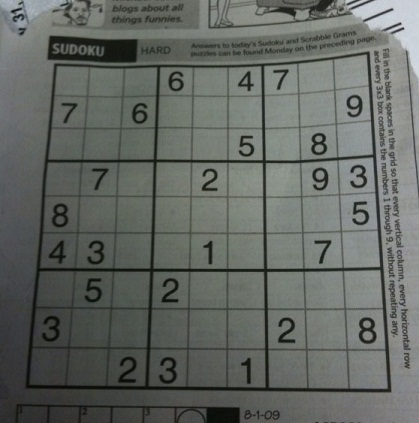
#> input picture opencv/data/dave.jpg, 419 x 423 px
$ python p054_adaptive_threshold.py
#> lines starting #> are read from the running program, lines starting #| are printed output that depends on the picture; after the words box and inside, x2 and y2 are one past the last pixel; in counts of white or black regions, pixels touching at a corner belong together
# coding: utf-8

import cv2
import numpy as np
from matplotlib import pyplot as plt

img = cv2.imread('./data/dave.jpg',0)
#> img: shape (423, 419); min 5, max 218, mean 101.9
img = cv2.medianBlur(img,5)
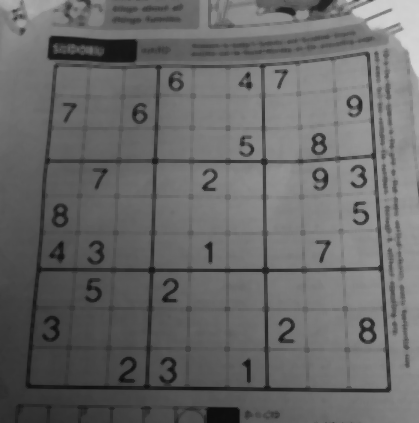
#> img: shape (423, 419); min 12, max 214, mean 103.7

ret,th1 = cv2.threshold(img,127,255,cv2.THRESH_BINARY)
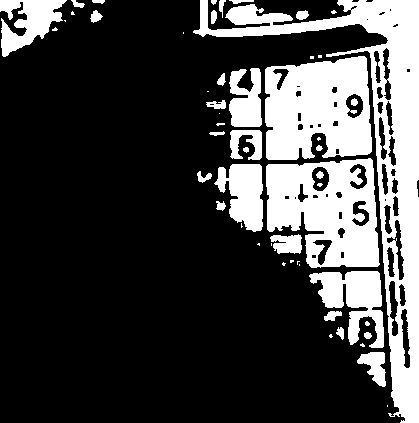
#> th1: shape (423, 419); 26% white; 53 white regions (23 under 20 px), largest, box (x1, y1, x2, y2) and area: (193, 0, 419, 423) 16674, (265, 56, 372, 160) 8942, (266, 158, 380, 268) 8657
th2 = cv2.adaptiveThreshold(img,255,cv2.ADAPTIVE_THRESH_MEAN_C, cv2.THRESH_BINARY,11,2)
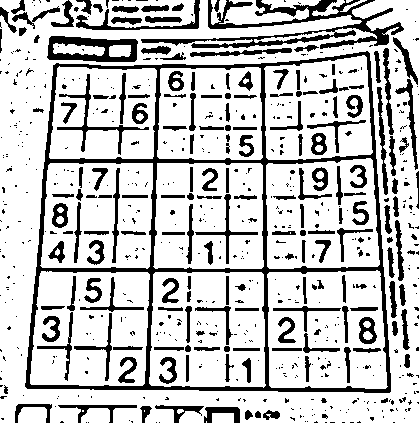
#> th2: shape (423, 419); 77.3% white; 660 black regions (472 under 20 px), largest, box (x1, y1, x2, y2) and area: (25, 51, 391, 393) 10186, (141, 0, 404, 49) 3644, (47, 36, 138, 62) 1324
th3 = cv2.adaptiveThreshold(img,255,cv2.ADAPTIVE_THRESH_GAUSSIAN_C, cv2.THRESH_BINARY,11,2)
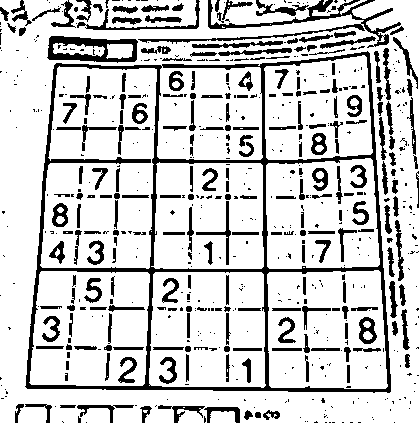
#> th3: shape (423, 419); 80.5% white; 648 black regions (412 under 20 px), largest, box (x1, y1, x2, y2) and area: (25, 51, 391, 393) 9369, (138, 0, 401, 48) 1856, (47, 36, 138, 63) 1212

titles = ['Original Image', 'Global Thresholding (v = 127)', 'Adaptive Mean Thresholding', 'Adaptive Gaussian Thresholding']

images = [img, th1, th2, th3]

for i in range( len( images ) ):
    plt.subplot(2,2,i+1),plt.imshow(images[i],'gray')
    plt.title(titles[i])
    plt.xticks([]),
#> this loop made 4 passes
pass

plt.show()
